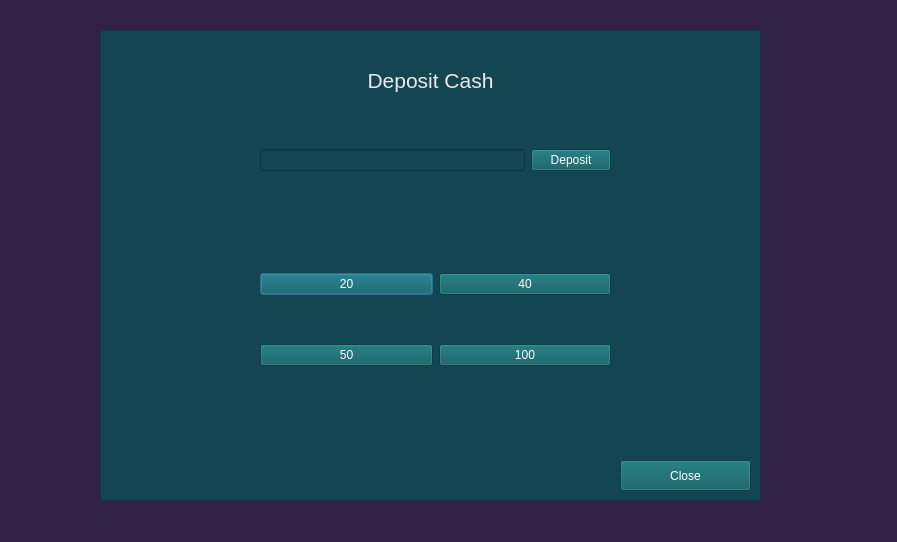
<?xml version="1.0" encoding="UTF-8"?>
<ui version="4.0">
 <class>DeposidCahs</class>
 <widget class="QDialog" name="DeposidCahs">
  <property name="geometry">
   <rect>
    <x>0</x>
    <y>0</y>
    <width>897</width>
    <height>542</height>
   </rect>
  </property>
  <property name="windowTitle">
   <string>Dialog</string>
  </property>
  <property name="styleSheet">
   <string notr="true">background-color: rgb(49, 34, 68);

</string>
  </property>
  <widget class="QFrame" name="frame">
   <property name="geometry">
    <rect>
     <x>100</x>
     <y>30</y>
     <width>661</width>
     <height>471</height>
    </rect>
   </property>
   <property name="styleSheet">
    <string notr="true">background-color: rgb(20, 69, 82);</string>
   </property>
   <property name="frameShape">
    <enum>QFrame::StyledPanel</enum>
   </property>
   <property name="frameShadow">
    <enum>QFrame::Raised</enum>
   </property>
   <widget class="QWidget" name="gridLayoutWidget">
    <property name="geometry">
     <rect>
      <x>160</x>
      <y>200</y>
      <width>351</width>
      <height>181</height>
     </rect>
    </property>
    <layout class="QGridLayout" name="gridLayout">
     <item row="0" column="0">
      <widget class="QPushButton" name="withd20">
       <property name="enabled">
        <bool>true</bool>
       </property>
       <property name="styleSheet">
        <string notr="true">font: 18pt &quot;Segoe UI&quot;;
background-color: rgb(6, 90, 96);

color: white</string>
       </property>
       <property name="text">
        <string>20</string>
       </property>
      </widget>
     </item>
     <item row="1" column="0">
      <widget class="QPushButton" name="withd50">
       <property name="styleSheet">
        <string notr="true">font: 18pt &quot;Segoe UI&quot;;
background-color: rgb(6, 90, 96);

color: white</string>
       </property>
       <property name="text">
        <string>50</string>
       </property>
      </widget>
     </item>
     <item row="0" column="1">
      <widget class="QPushButton" name="withd40">
       <property name="styleSheet">
        <string notr="true">font: 18pt &quot;Segoe UI&quot;;
background-color: rgb(6, 90, 96);

color: white</string>
       </property>
       <property name="text">
        <string>40</string>
       </property>
      </widget>
     </item>
     <item row="1" column="1">
      <widget class="QPushButton" name="withd100">
       <property name="styleSheet">
        <string notr="true">font: 18pt &quot;Segoe UI&quot;;
background-color: rgb(6, 90, 96);

color: white</string>
       </property>
       <property name="text">
        <string>100</string>
       </property>
      </widget>
     </item>
    </layout>
   </widget>
   <widget class="QPushButton" name="pushButton_5">
    <property name="geometry">
     <rect>
      <x>520</x>
      <y>430</y>
      <width>131</width>
      <height>31</height>
     </rect>
    </property>
    <property name="styleSheet">
     <string notr="true">background-color: rgb(6, 90, 96);

color: white</string>
    </property>
    <property name="text">
     <string>Close</string>
    </property>
   </widget>
   <widget class="QWidget" name="horizontalLayoutWidget">
    <property name="geometry">
     <rect>
      <x>160</x>
      <y>90</y>
      <width>351</width>
      <height>80</height>
     </rect>
    </property>
    <layout class="QHBoxLayout" name="horizontalLayout">
     <item>
      <widget class="QLineEdit" name="inputWith">
       <property name="inputMask">
        <string/>
       </property>
      </widget>
     </item>
     <item>
      <widget class="QPushButton" name="inputPressed">
       <property name="styleSheet">
        <string notr="true">background-color: rgb(6, 90, 96);

color: white</string>
       </property>
       <property name="text">
        <string>Deposit</string>
       </property>
      </widget>
     </item>
    </layout>
   </widget>
   <widget class="QLabel" name="errorTxt">
    <property name="geometry">
     <rect>
      <x>160</x>
      <y>170</y>
      <width>351</width>
      <height>31</height>
     </rect>
    </property>
    <property name="styleSheet">
     <string notr="true">color: rgb(255, 0, 4);</string>
    </property>
    <property name="text">
     <string>&lt;html&gt;&lt;head/&gt;&lt;body&gt;&lt;p align=&quot;center&quot;&gt;&lt;br/&gt;&lt;/p&gt;&lt;/body&gt;&lt;/html&gt;</string>
    </property>
   </widget>
   <widget class="QLabel" name="label">
    <property name="geometry">
     <rect>
      <x>160</x>
      <y>30</y>
      <width>341</width>
      <height>41</height>
     </rect>
    </property>
    <property name="text">
     <string>&lt;html&gt;&lt;head/&gt;&lt;body&gt;&lt;p align=&quot;center&quot;&gt;&lt;span style=&quot; font-size:16pt; color:#ebebeb;&quot;&gt;Deposit Cash&lt;/span&gt;&lt;/p&gt;&lt;/body&gt;&lt;/html&gt;</string>
    </property>
   </widget>
  </widget>
 </widget>
 <resources/>
 <connections/>
</ui>
